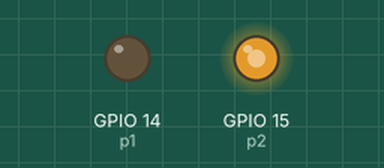
This program was run on a simulated Raspberry Pi (BCM pin numbers). Shown: output pins drawn as LEDs (lit = HIGH).

Above: at 0.1 s.
Timing chart, 0 to 1.6 s (numbered marks = the images above):
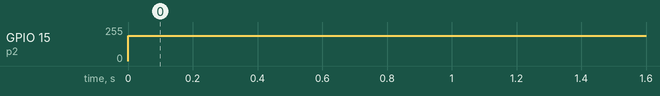

Measured:
- by itself, GPIO 15 (p2): 0/255 → 191/255 at 0.00 s

The program:

motor.py
```python
import RPi.GPIO as GPIO            # import RPi.GPIO module
from time import sleep             # lets us have a delay
GPIO.setmode(GPIO.BCM)             # choose BCM or BOARD
GPIO.setup(14, GPIO.OUT)           # set GPIO24 as an output
GPIO.setup(15, GPIO.OUT)           # set GPIO24 as an output

p1 = GPIO.PWM(14, 10000)  # Start PWM
p2 = GPIO.PWM(15, 10000)  # Start PWM


try:
    while True:
    	p1.start(0)  			#full back
    	p2.start(75)
    	sleep(1)
        #p1.ChangeDutyCycle(0)
        #p2.ChangeDutyCycle(50)
        #sleep(1)
        #p1.ChangeDutyCycle(0)
        #p2.ChangeDutyCycle(100)
        #sleep(1)
        #p1.ChangeDutyCycle(50)
        #p2.ChangeDutyCycle(100)
        #sleep(1)
        #p1.ChangeDutyCycle(100)
        #p2.ChangeDutyCycle(100)
        #sleep(1)

except KeyboardInterrupt:          # trap a CTRL+C keyboard interrupt
	p1.stop()
	p2.stop()
	GPIO.cleanup()          
```
